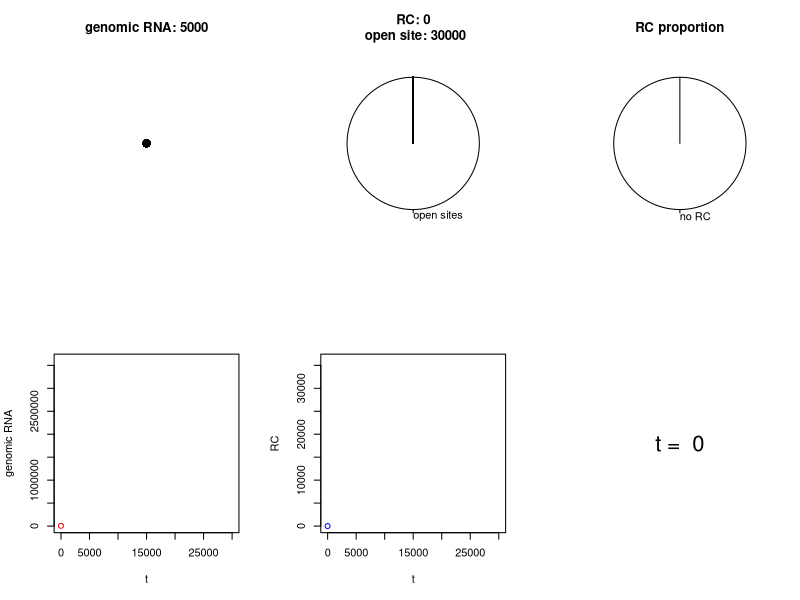

Reproduce this figure in R. (Note: this script raises an error after producing the figure.)
#S1 Text. An R script used to generate Fig 3ABC.
# parameter settings
E <- 5*10^3
R <- 3*10^4
p <- 3*10^-10
d <- 1*10^-2

# initial settings
table <- matrix(rep(0,E*3),nrow=E)
table[,1] <- c(1:E)      # ID for each introduced RNA
table[,2] <- c(rep(1,E)) # number of genomic RNA 
table[,3] <- c(rep(0,E)) # number of RC
RCO <- R
alive <- E
nsum <- E
t <- 0

# graphics settings
letter <- c("8","9","A","B","C","D","E","F")
nresult <- matrix(rep("NA",600),nrow=2)
rresult <- matrix(rep("NA",600),nrow=2)


# main body of simulation
while (RCO > 0) {
if (nsum == 0) break

## showing graphics by every 100 unit time
if (t%%100 == 0){
nsum <- sum(table[,2])
colorn <- c(rep(0,alive))
idn <- c(rep(0,alive))
for (k in 1:alive){
colorn[k] <- as.character(paste("#",letter[1+table[k,1]%%8],"0",letter[1+table[k,1]%%7],"0",letter[1+table[k,1]%%6],"0",sep=""))
if (table[k,2]>1){
idn[k] <- table[k,1]
}else{
idn[k] <- ""
}
}
resultn <- table[,2]
matrixn1 <- rbind(resultn,idn,colorn)
matrixn2 <- matrix(c(as.character(matrixn1)),nrow=3)

if (RCO > 0){
idr <- c("open sites",idn)
resultr <- c(RCO,table[,3])
colorr <- c("#FFFFFF",colorn)
}else{
idr <- idn
resultr <- table[,3]
colorr <- colorn
}
matrixr1 <- rbind(resultr,idr,colorr)
matrixr2 <- matrix(c(as.character(matrixr1)),nrow=3)

if (RCO < R){
resultrr <- table[,3]
matrixrr1 <- rbind(resultrr,idn,colorn)
matrixrr2 <- matrix(c(as.character(matrixrr1)),nrow=3)
}else{
matrixrr2 <- matrix(c(1,"no RC","#FFFFFF"),nrow=3)
}

t1 <- t/100+1
nresult[1,t1] <- t
nresult[2,t1] <- nsum
rresult[1,t1] <- t
rresult[2,t1] <- R-RCO

x1 <- na.omit(nresult[1,])
y1 <- na.omit(nresult[2,])
x2 <- rresult[1,]
y2 <- rresult[2,]

par(mfrow=c(2,3))
pie(as.numeric(matrixn2[1,]),labels=matrixn2[2,],col=matrixn2[3,],clockwise=TRUE,main=paste("genomic RNA: ",nsum,sep=""),radius=sqrt(nsum/R*d))
pie(as.numeric(matrixr2[1,]),labels=matrixr2[2,],col=matrixr2[3,],clockwise=TRUE,main=paste("RC: ",R-RCO,"\n open site: ",RCO,sep=""))
pie(as.numeric(matrixrr2[1,]),labels=matrixrr2[2,],col=matrixrr2[3,],clockwise=TRUE,main=paste("RC proportion",sep=""))
plot(x1,y1,xlim=c(0,30000),ylim=c(0,R/d*6/5),col="red",xlab="t",ylab="genomic RNA")
plot(x2,y2,xlim=c(0,30000),ylim=c(0,R*6/5),col="blue",xlab="t",ylab="RC")
plot(0,0,xlim=c(0,1),ylim=c(0,1),col="white",xlab="",ylab="",axes=F,bty="n")
text(0.5,0.5,labels=paste("t = ",t),cex=2)

}else{
}

## genomic RNA degradation and synthesis
for (j in 1:alive) {
D[j] <- rbinom(1,table[j,2],d)
table[j,2] <- table[j,2]-D[j]+1*table[j,3]
}

nsum <- sum(table[,2])

## RC formation
if (nsum >0) {
irc <- rbinom(1,RCO,min(c(1,nsum*p)))
RCO <- RCO-irc
sr <- sample(1:alive,irc,replace=TRUE,prob=table[,2])
fr <- as.vector(table(factor(sr,levels=1:alive)))
table[,3] <- table[,3]+fr
} else {
}

## removing extinct ones from simulation procedure 
if (prod(table[,2]) == 0){
table <- na.omit(t(rbind(table[,1],replace(table[,2],which(table[,2]==0),NA),table[,3])))
}else{
}

alive <- nrow(table)

t <- t+1

}

# showing graphics at the end of the simulation
nsum <- sum(table[,2])
colorn <- c(rep(0,alive))
idn <- c(rep(0,alive))
for (k in 1:alive){
colorn[k] <- as.character(paste("#",letter[1+table[k,1]%%8],"0",letter[1+table[k,1]%%7],"0",letter[1+table[k,1]%%6],"0",sep=""))
if (table[k,2]>1){
idn[k] <- table[k,1]
}else{
idn[k] <- ""
}
}
resultn <- table[,2]
matrixn1 <- rbind(resultn,idn,colorn)
matrixn2 <- matrix(c(as.character(matrixn1)),nrow=3)

if (RCO > 0){
idr <- c("open sites",idn)
resultr <- c(RCO,table[,3])
colorr <- c("#FFFFFF",colorn)
}else{
idr <- idn
resultr <- table[,3]
colorr <- colorn
}
matrixr1 <- rbind(resultr,idr,colorr)
matrixr2 <- matrix(c(as.character(matrixr1)),nrow=3)

if (RCO < R){
resultrr <- table[,3]
matrixrr1 <- rbind(resultrr,idn,colorn)
matrixrr2 <- matrix(c(as.character(matrixrr1)),nrow=3)
}else{
matrixrr2 <- matrix(c(1,"no RC","#FFFFFF"),nrow=3)
}

par(mfrow=c(2,3))
pie(as.numeric(matrixn2[1,]),labels=matrixn2[2,],col=matrixn2[3,],clockwise=TRUE,main=paste("genomic RNA: ",nsum,sep=""),radius=sqrt(nsum/R*d))
pie(as.numeric(matrixr2[1,]),labels=matrixr2[2,],col=matrixr2[3,],clockwise=TRUE,main=paste("RC: ",R-RCO,"\n open site: ",RCO,sep=""))
pie(as.numeric(matrixrr2[1,]),labels=matrixrr2[2,],col=matrixrr2[3,],clockwise=TRUE,main=paste("RC proportion",sep=""))
plot(x1,y1,xlim=c(0,30000),ylim=c(0,R/d*6/5),col="red",xlab="t",ylab="genomic RNA")
plot(x2,y2,xlim=c(0,30000),ylim=c(0,R*6/5),col="blue",xlab="t",ylab="RC")
plot(0,0,xlim=c(0,1),ylim=c(0,1),col="white",xlab="",ylab="",axes=F,bty="n")
text(0.5,0.5,labels=paste("t = ",t),cex=2)

